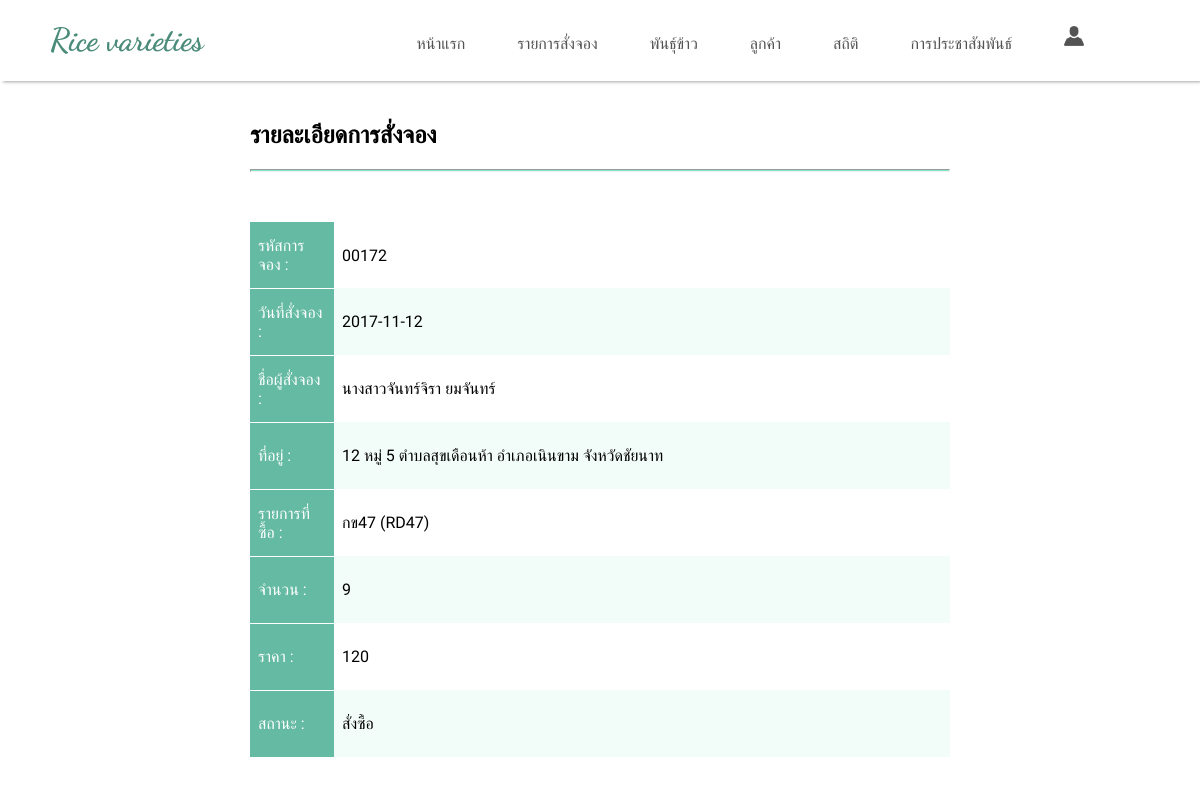
The app's page /admin/order/viewor.php?orderid=00172 with its own data.
### tables this page shows
CREATE TABLE IF NOT EXISTS `orderlist` (
  `orderid` int(5) unsigned zerofill NOT NULL AUTO_INCREMENT,
  `orderdate` date NOT NULL,
  `list` varchar(100) NOT NULL,
  `number` int(50) NOT NULL,
  `price` int(50) NOT NULL,
  `memberid` int(5) unsigned zerofill NOT NULL,
  `id` int(5) unsigned zerofill NOT NULL,
  `status` int(10) NOT NULL,
  PRIMARY KEY (`orderid`)
);

CREATE TABLE IF NOT EXISTS `member` (
  `memberid` int(5) unsigned zerofill NOT NULL AUTO_INCREMENT,
  `name` varchar(50) NOT NULL,
  `lastname` varchar(50) NOT NULL,
  `address` text NOT NULL,
  `subdistrict` varchar(100) NOT NULL,
  `district` varchar(100) NOT NULL,
  `phone` varchar(10) NOT NULL,
  `username` varchar(50) NOT NULL,
  `password` varchar(50) NOT NULL,
  PRIMARY KEY (`memberid`)
);

### admin/order/viewor.php (the view, shortened to what this page needs)
<!DOCTYPE html>
<html>
<head>
</head>
<?php
	$strSQL = "SELECT *
	FROM member
	INNER JOIN orderlist ON member.memberid = orderlist.memberid
	WHERE orderid ='".$_GET["orderid"]."'";
	$objQuery = mysql_query($strSQL);
	$objResult = mysql_fetch_array($objQuery);
	if(!$objResult)
	{
		echo"ไม่สามารถเลือกค่า ID นี้ได้=".$_GET["orderid"];
	}
	else
	{
		?>
<body class="body">
<?php include'../header.php'; ?>
<form orderid="form" name="form" method="post" action="../orderlist/editsta_save.php?orderid=<?php echo $_GET["orderid"];?>">
<div class="div1">
<h2>รายละเอียดการสั่งจอง</h2>
<hr class="line">
<table>
   <tr>
    <td width="20%" height="50" class="td1">รหัสการจอง :</td>
    <td width="70%"><div class="div2"><?php echo $objResult["orderid"];?></div></td>
  </tr>
  <tr>
    <td height="50" class="td1">วันที่สั่งจอง :</td>
    <td><div class="div2"><?php echo $objResult["orderdate"];?></div></td>
  </tr>
  <tr>
    <td height="50" class="td1">ชื่อผู้สั่งจอง :</td>
    <td><div class="div2"><?php echo $objResult["name"];?> <?php echo $objResult["lastname"];?></div></td>
  </tr>
  <tr>
    <td height="50" class="td1">ที่อยู่ :</td>
    <td><div class="div2"><?php echo $objResult["address"];?></div></td>
  </tr>
  <tr>
    <td height="50" class="td1">รายการที่ซื้อ :</td>
    <td><div class="div2"><?php echo $objResult["list"];?></div></td>
</tr>
<tr>
    <td height="50" class="td1">จำนวน :</td>
    <td><div class="div2"><?php echo $objResult["number"];?></div></td>
</tr>
<tr>
    <td height="50" class="td1">ราคา :</td>
    <td><div class="div2"><?php echo $objResult["price"];?></div></td>
</tr>
<tr>
    <td height="50" class="td1">สถานะ :</td>
    <td><div class="div2"><?php
							if ($objResult['status']==0) {
								echo 'สั่งซื้อ';
							} else if ($objResult['status']==1) {
								echo 'ติดต่อผู้ผลิต';
							} else if ($objResult['status']==2) {
								echo 'ชำระเงินแล้ว';
							}
						?></div></td>
</tr>
</table>
</div>
<?php
	}
?>
</form>
</body>
</html>

### admin/order/viewor.php (style rules this page uses)
.body { margin: 0; }
.div1 { margin-top: 40px; margin-left: 250px; margin-right: 250px; margin-bottom: 100px; font-family: 'Athiti', sans-serif; }
.div2 { width: 600px; overflow:hidden; }
table { border-collapse: collapse; width: 100%; margin-top: 50px; }
th, td { text-align: left; padding: 8px; }
tr:nth-child(even) { background-color: #f2fcf9; }
tr { word-wrap:break-word; }
.td1 { background-color: #64baa2; color: white; border-bottom: 1px solid #FFF; }
.line { margin-bottom: 40px; color: #7ee9cb; background-color: #7ee9cb; height: 1px; }

### records on screen
orderlist: orderid "00172", orderdate "2017-11-12", memberid.name "นางสาวจันทร์จิรา", memberid.lastname "ยมจันทร์", memberid.address "12 หมู่ 5 ตำบลสุขเดือนห้า อำเภอเนินขาม จังหวัดชัยนาท", list "กข47 (RD47)", number "9", price "120"
